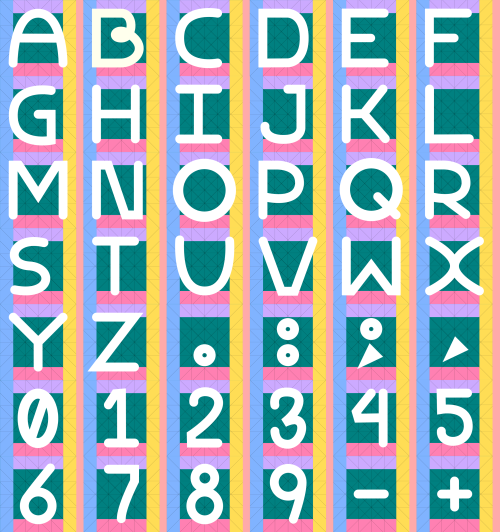
#> input picture scripts/font/NSFreeFont.png, 1000 x 1064 px (shown at 1/2 size)
$ python NSFontHelper.py
#> lines starting #> are read from the running program, lines starting #| are printed output that depends on the picture
### scripts/backend.py
import cv2

# This is backend; you can use any other module you want

def imread(pth):
#> called with pth = 'scripts/font/NSFreeFont.png'
    return cv2.imread(pth,-1)
#> returned value is the input picture: shape (1064, 1000, 4); mean B, G, R, A 179.8, 177.9, 164.7, 254.7

def imwrite(pth,im):
    cv2.imwrite(pth,im)

def imshow(title,im):
    cv2.imshow(title,im)
    cv2.waitKey(0)

def resize(im,newSize):
#> called with newSize = (200, 212)
    return cv2.resize(im, newSize)
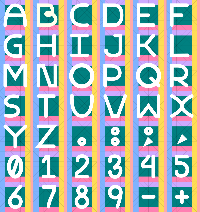
#> returned value: shape (212, 200, 4); mean of channels 0, 1, 2, 3 179.8, 177.7, 164.3, 254.9; drawn as B, G, R

### scripts/font/NSFontHelper.py
#########################################################
# Author: sh-navid
#########################################################
'''
'''
#########################################################
# Add preprocessors
#########################################################
import sys
import numpy as np
import scripts.backend as back

#########################################################
# Source code
#########################################################

im = back.imread(sys.path[0]+'/NSFreeFont.png')
H, W = im.shape[:2]

downscale = 5
im = back.resize(im, (W//downscale, H//downscale))
H, W = im.shape[:2]
#> H = 212; W = 200

ROWS, COLS = 7, 6
SW = W/COLS
#> SW = 33.33
SH = H/ROWS
#> SH = 30.29


class Ch:
    def __init__(self, xi, yi, ch):
        self.xi = xi
        self.yi = yi
        self.ch = ch


rawList = [
    Ch(0, 0, 'A'), Ch(1, 0, 'B'), Ch(2, 0, 'C'), Ch(
        3, 0, 'D'), Ch(4, 0, 'E'), Ch(5, 0, 'F'),
    Ch(0, 1, 'G'), Ch(1, 1, 'H'), Ch(2, 1, 'I'), Ch(
        3, 1, 'J'), Ch(4, 1, 'K'), Ch(5, 1, 'L'),
    Ch(0, 2, 'M'), Ch(1, 2, 'N'), Ch(2, 2, 'O'), Ch(
        3, 2, 'P'), Ch(4, 2, 'Q'), Ch(5, 2, 'R'),
    Ch(0, 3, 'S'), Ch(1, 3, 'T'), Ch(2, 3, 'U'), Ch(
        3, 3, 'V'), Ch(4, 3, 'W'), Ch(5, 3, 'X'),
    Ch(0, 4, 'Y'), Ch(1, 4, 'Z'), Ch(2, 4, '.'), Ch(
        3, 4, ':'), Ch(4, 4, ';'), Ch(5, 4, ','),
    Ch(0, 5, '0'), Ch(1, 5, '1'), Ch(2, 5, '2'), Ch(
        3, 5, '3'), Ch(4, 5, '4'), Ch(5, 5, '5'),
    Ch(0, 6, '6'), Ch(1, 6, '7'), Ch(2, 6, '8'), Ch(
        3, 6, '9'), Ch(4, 6, '-'), Ch(5, 6, '+'),
]

dictList = {}
for el in rawList:
    dictList[el.ch] = {'xi': el.xi, 'yi': el.yi}

for yi in range(0, ROWS):
    for xi in range(0, COLS):
        pt1 = (int(xi*SW), int(yi*SH))
        pt2 = (int(xi*SW+SW), int(yi*SH+SH))

back.imwrite(sys.path[0]+'/NSFreeFontProcessed.png', im)

def drawNSFreeFont(im2, pos, text):
#> called with pos = (20, 130), text = 'ORIGINAL'
    l = 0
    for c in text:
        ptr = None
        try:
            ptr = dictList[c]
        except:
            ptr = dictList['-']
        x = int(ptr['xi']*SW)
        y = int(ptr['yi']*SH)
        Y = int(pos[1])
        X = int(pos[0]+l)
        SHI, SWI = int(SH), int(SW)
        im2[Y:Y+SHI, X:X+SWI] = im[y:y+SHI, x:x+SWI]
        l += SWI
#> im2: shape (300, 300, 3); every value is 127
#> after the loop, l = 0


myIm = 127 * np.ones((300, 300, 3), dtype=np.uint8)
#> (the run stopped early here; a loop or call above may not have finished)
